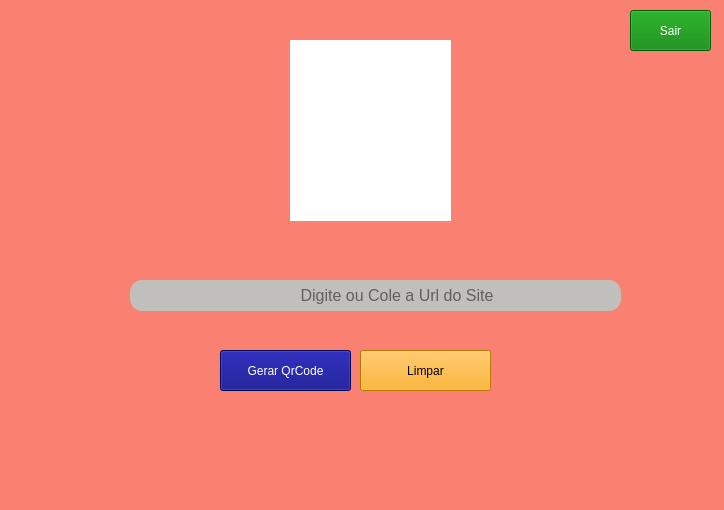
<?xml version="1.0" encoding="UTF-8"?>
<ui version="4.0">
 <class>MainWindow</class>
 <widget class="QMainWindow" name="MainWindow">
  <property name="geometry">
   <rect>
    <x>0</x>
    <y>0</y>
    <width>724</width>
    <height>510</height>
   </rect>
  </property>
  <property name="windowTitle">
   <string>QRPy V.1.0</string>
  </property>
  <property name="styleSheet">
   <string notr="true">background-color: #FA8072;</string>
  </property>
  <widget class="QWidget" name="centralwidget">
   <widget class="QLineEdit" name="text_input">
    <property name="geometry">
     <rect>
      <x>130</x>
      <y>280</y>
      <width>491</width>
      <height>31</height>
     </rect>
    </property>
    <property name="styleSheet">
     <string notr="true">background-color: rgb(192, 191, 188);
font-size:12pt;
border-radius:12px;</string>
    </property>
    <property name="placeholderText">
     <string>                                      Digite ou Cole a Url do Site</string>
    </property>
   </widget>
   <widget class="QPushButton" name="generate_button">
    <property name="geometry">
     <rect>
      <x>220</x>
      <y>350</y>
      <width>131</width>
      <height>41</height>
     </rect>
    </property>
    <property name="styleSheet">
     <string notr="true">color: white;
background-color: navy;</string>
    </property>
    <property name="text">
     <string>Gerar QrCode</string>
    </property>
   </widget>
   <widget class="QLabel" name="qr_label">
    <property name="geometry">
     <rect>
      <x>290</x>
      <y>40</y>
      <width>161</width>
      <height>181</height>
     </rect>
    </property>
    <property name="styleSheet">
     <string notr="true">background-color: white;</string>
    </property>
    <property name="text">
     <string>&lt;html&gt;&lt;head/&gt;&lt;body&gt;&lt;p&gt;&lt;br/&gt;&lt;/p&gt;&lt;/body&gt;&lt;/html&gt;</string>
    </property>
   </widget>
   <widget class="QLabel" name="msg_label">
    <property name="geometry">
     <rect>
      <x>163</x>
      <y>440</y>
      <width>461</width>
      <height>41</height>
     </rect>
    </property>
    <property name="styleSheet">
     <string notr="true">color: black;
letter-spacing:4px;</string>
    </property>
    <property name="text">
     <string>&lt;html&gt;&lt;head/&gt;&lt;body&gt;&lt;p align=&quot;center&quot;&gt;&lt;br/&gt;&lt;/p&gt;&lt;/body&gt;&lt;/html&gt;</string>
    </property>
   </widget>
   <widget class="QPushButton" name="clear_button">
    <property name="geometry">
     <rect>
      <x>360</x>
      <y>350</y>
      <width>131</width>
      <height>41</height>
     </rect>
    </property>
    <property name="styleSheet">
     <string notr="true">color:black;;
background-color: orange;</string>
    </property>
    <property name="text">
     <string>Limpar</string>
    </property>
   </widget>
   <widget class="QPushButton" name="exit_button">
    <property name="geometry">
     <rect>
      <x>630</x>
      <y>10</y>
      <width>81</width>
      <height>41</height>
     </rect>
    </property>
    <property name="styleSheet">
     <string notr="true">color: white;
background-color: green;</string>
    </property>
    <property name="text">
     <string>Sair</string>
    </property>
   </widget>
  </widget>
 </widget>
 <resources/>
 <connections/>
</ui>
